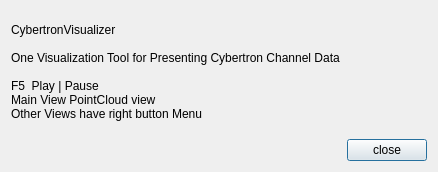
<?xml version="1.0" encoding="UTF-8"?>
<ui version="4.0">
 <class>MessageDialog</class>
 <widget class="QDialog" name="MessageDialog">
  <property name="windowModality">
   <enum>Qt::ApplicationModal</enum>
  </property>
  <property name="geometry">
   <rect>
    <x>0</x>
    <y>0</y>
    <width>438</width>
    <height>172</height>
   </rect>
  </property>
  <property name="windowTitle">
   <string>Dialog</string>
  </property>
  <layout class="QVBoxLayout" name="verticalLayout">
   <item>
    <widget class="QLabel" name="msgLabel">
     <property name="text">
      <string>CybertronVisualizer

One Visualization Tool for Presenting Cybertron Channel Data

F5  Play | Pause
Main View PointCloud view
Other Views have right button Menu</string>
     </property>
    </widget>
   </item>
   <item>
    <layout class="QHBoxLayout" name="horizontalLayout">
     <item>
      <spacer name="horizontalSpacer">
       <property name="orientation">
        <enum>Qt::Horizontal</enum>
       </property>
       <property name="sizeHint" stdset="0">
        <size>
         <width>40</width>
         <height>20</height>
        </size>
       </property>
      </spacer>
     </item>
     <item>
      <widget class="QPushButton" name="closePushButton">
       <property name="text">
        <string>close</string>
       </property>
      </widget>
     </item>
    </layout>
   </item>
  </layout>
 </widget>
 <resources/>
 <connections>
  <connection>
   <sender>closePushButton</sender>
   <signal>clicked()</signal>
   <receiver>MessageDialog</receiver>
   <slot>close()</slot>
   <hints>
    <hint type="sourcelabel">
     <x>416</x>
     <y>232</y>
    </hint>
    <hint type="destinationlabel">
     <x>456</x>
     <y>250</y>
    </hint>
   </hints>
  </connection>
 </connections>
</ui>
